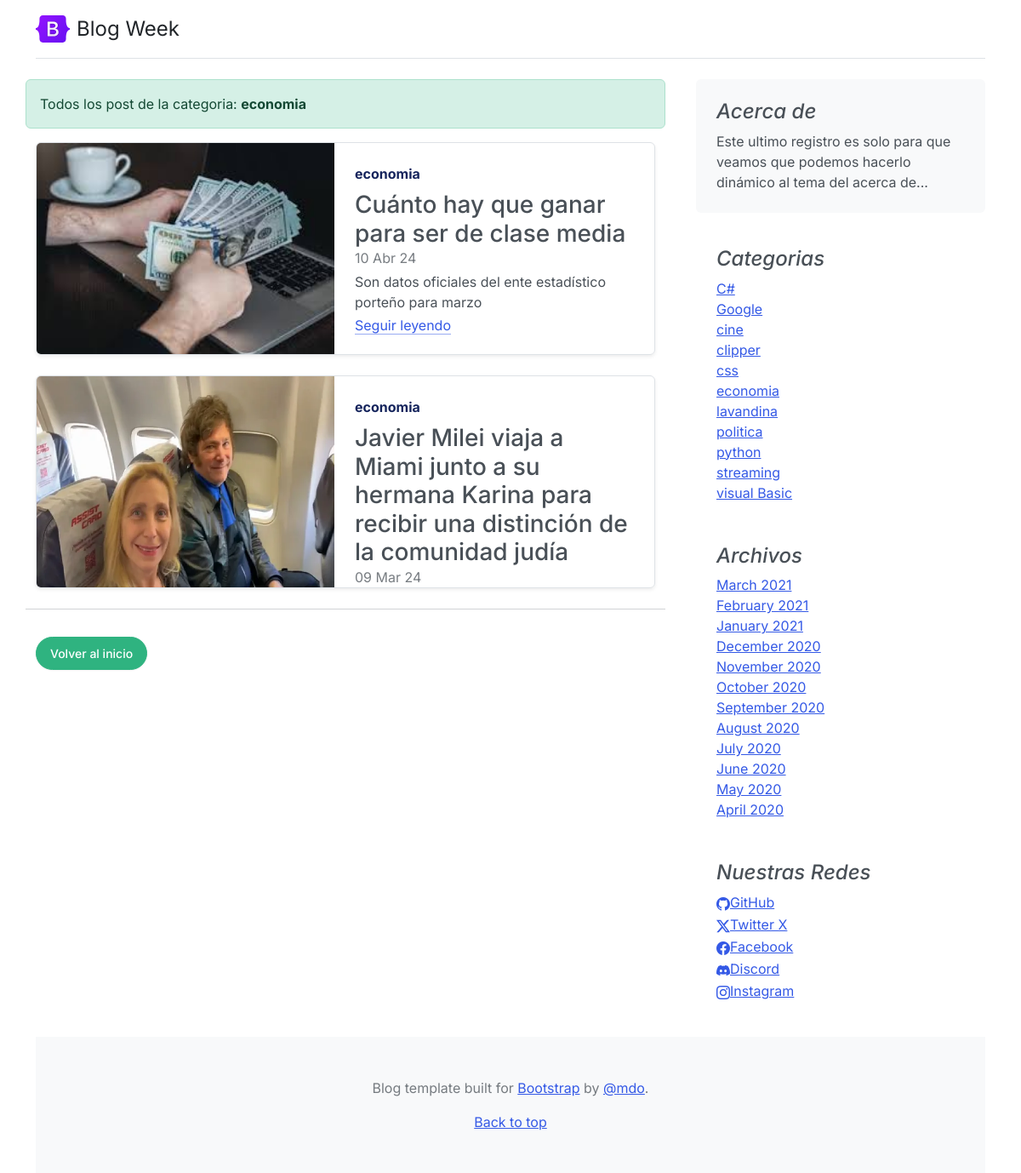
The page /category/13 on the database its author committed.
### core/models.py (models this page shows, shortened)
class Category(models.Model):
    name = models.CharField(max_length=200, unique=True, verbose_name='Nombre')
    active = models.BooleanField(default=True, verbose_name='Activo')
    created = models.DateTimeField(
        auto_now_add=True, verbose_name='Fecha de creacion')
    updated = models.DateTimeField(
        auto_now=True, verbose_name='Fecha de modificacion')
    class Meta:
        verbose_name = 'Categoria'
        verbose_name_plural = 'Categorias'
        db_table = 'categoria'
        ordering = ['name']
    def __str__(self):
        return self.name

class Post(models.Model):
    title = models.CharField(max_length=250, verbose_name='Titulo')
    excerpt = models.TextField(verbose_name='Bajada')
    content = RichTextField(verbose_name='Contenido')
    image = models.ImageField(
        upload_to='posts', null=True, blank=True, verbose_name='Imagen')
    published = models.BooleanField(default=False, verbose_name='Publicado')
    category = models.ForeignKey(
        Category, on_delete=models.CASCADE, related_name='get_posts', verbose_name='Categoria')
    author = models.ForeignKey(
        User, on_delete=models.CASCADE, related_name='get_posts', verbose_name='Autor')
    tags = models.ManyToManyField(Tag, verbose_name='Etiquetas')
    created = models.DateTimeField(
        auto_now_add=True, verbose_name='Fecha de creacion')
    updated = models.DateTimeField(
        auto_now=True, verbose_name='Fecha de modificacion')
    class Meta:
        verbose_name = 'Publicacion'
        verbose_name_plural = 'Publicaciones'
        db_table = 'Post'
        ordering = ['-created']

class About(models.Model):
    description = models.CharField(max_length=350, verbose_name='descripcion')
    created = models.DateTimeField(
        auto_now_add=True, verbose_name='Fecha de creacion')
    updated = models.DateTimeField(
        auto_now=True, verbose_name='Fecha de modificacion')
    class Meta:
        verbose_name = 'Acerca de'
        verbose_name_plural = 'Acerca de Nosotros'
        db_table = 'about'
        ordering = ['-created']
    def __str__(self):
        return self.description

class Link(models.Model):
    key = models.CharField(max_length=100, verbose_name='Key Link')
    name = models.CharField(max_length=120, verbose_name='Red Social')
    url = models.URLField(max_length=350,blank=True, null=True, verbose_name='Enlace')
    icon = models.CharField(max_length=100, blank=True, null=True, verbose_name='Icono')
    created = models.DateTimeField(
        auto_now_add=True, verbose_name='Fecha de creacion')
    updated = models.DateTimeField(
        auto_now=True, verbose_name='Fecha de modificacion')
    class Meta:
        verbose_name = 'Red Social'
        verbose_name_plural = 'Redes Sociales'
        db_table = 'link'
        ordering = ['name']

### core/views.py (the view)
# urls.py: path('category/<int:category_id>',category, name="category"),
def category(request,category_id):
    try:
        category=get_object_or_404(Category, id=category_id)
        data={
            'category' : category,
        }
        return render(request, 'core/category.html', data)
    except:
        return render(request, 'core/404.html')

### core/processors.py (called while the page is built)
def ctx_dic_about(request):
    ctx_about = {}
    ctx_about['ABOUT'] = About.objects.latest('created')
    return ctx_about

def ctx_dic_category(request):
    ctx_category= {}
    ctx_category['categories']=Category.objects.filter(active=True)
    return ctx_category

def ctx_dic_link(request):
    ctx_link = {}
    links = Link.objects.all()
    for link in links:
        ctx_link[link.key] = {'url': link.url, 'icon': link.icon}
    return ctx_link

### core/templates/core/category.html
{% extends 'core/base.html' %}
{% load static %}
{% block content %}
    <div class="alert alert-success" role="alert">
        Todos los post de la categoria: <strong>{{ category.name }}</strong>
    </div>
{% for post in category.get_posts.all %}
    <div class="col-md-12">
        <div class="row g-0 border rounded overflow-hidden flex-md-row mb-4 shadow-sm h-md-250 position-relative">
            <div class="col-auto d-none d-lg-block">
                <img class="bd-placeholder-img" width="350" height="250" src={{ post.image.url }} alt="">
            </div>
            <div class="col p-4 d-flex flex-column position-static">
                <strong class="d-inline-block mb-2 text-primary-emphasis">{{post.category}} </strong>
                <h3 class="mb-0">{{ post.title}}</h3>
                <div class="mb-1 text-body-secondary">{{post.created|date:"d M y"}}</div>
                <p class="card-text mb-auto">{{post.excerpt}}</p>
                <a href={% url "post" post.id %} class="icon-link gap-1 icon-link-hover stretched-link">
                    Seguir leyendo
                </a>
            </div>
        </div>
    </div>
{% empty %}
    <div class="alert alert-danger" role="alert">
        <strong> No existe post para la categoria: {{ category.name }}</strong>
    </div>
{% endfor %}
    <hr>
    {% if request.path != '/' %}
    <div class="my-3">
        <a class="btn btn-success rounded-pill"href={% url "home" %}>Volver al inicio</a>
    </div>
    {% endif %}
{% endblock content %}

### core/templates/core/base.html (shortened to what this page needs)
<!DOCTYPE html>
<html lang="en">
<head>
    {% load static %}
    <link rel="stylesheet" href="https://cdn.jsdelivr.net/npm/bootstrap-icons@1.11.3/font/bootstrap-icons.min.css">
    <link href="{% static 'core/css/bootstrap.min.css' %}" rel="stylesheet">
    <link href= {% static 'core/css/blog.css' %} rel="stylesheet">
</head>
<body>
    <div class="container">
        <header class="d-flex flex-wrap justify-content-center py-3 mb-4 border-bottom">
            <a href="/" class="d-flex align-items-center mb-3 mb-md-0 me-md-auto text-dark      text-decoration-none">
            <img class="bi me-2" width="40" height="32"src= {% static 'core/img/bootstrap-logo.svg' %} alt="">
            <span class="fs-4">Blog Week</span>
            </a>
        </header>
    <main>
        <div class="row g-5">
            <div class="col-md-8">
                <div class="row mb-2">
                    {% block content %}{% endblock content %}
                </div>
            </div>
            <aside class="col-md-4">
                <div class="position-sticky" style="top: 2rem;">
                    <div class="p-4 mb-3 bg-body-tertiary rounded">
                        <h4 class="fst-italic">Acerca de</h4>
                        <p class="mb-0">{{ ABOUT }}</p>
                    </div>
                    <div class="p-4">
                        <h4 class="fst-italic">Categorias</h4>
                        <ol class="list-unstyled mb-0">
                            {% for item in categories %}
                                <li><a href={% url 'category' item.id %}>{{ item.name }}</a></li>
                            {% endfor %}
                        </ol>
                    </div>
                    <div class="p-4">
                        <h4 class="fst-italic">Archivos</h4>
                        <ol class="list-unstyled mb-0">
                            <li><a href="#">March 2021</a></li>
                            <li><a href="#">February 2021</a></li>
                            <li><a href="#">January 2021</a></li>
                            <li><a href="#">December 2020</a></li>
                            <li><a href="#">November 2020</a></li>
                            <li><a href="#">October 2020</a></li>
                            <li><a href="#">September 2020</a></li>
                            <li><a href="#">August 2020</a></li>
                            <li><a href="#">July 2020</a></li>
                            <li><a href="#">June 2020</a></li>
                            <li><a href="#">May 2020</a></li>
                            <li><a href="#">April 2020</a></li>
                        </ol>
                    </div>
                    <div class="p-4">
                        <h4 class="fst-italic">Nuestras Redes</h4>
                        <ol class="list-unstyled">
                            {% if LINK_GITHUB.url %}
                                <li><a href="{{LINK_GITHUB.url}}"><i class="{{LINK_GITHUB.icon}}"></i>GitHub</a></li>
                            {% endif %}
                            {% if LINK_TWITTER.url %}
                                <li><a href="{{LINK_TWITTER.url}}"><i class="{{LINK_TWITTER.icon}}"></i>Twitter X</a></li>
                            {% endif %}
                            {% if LINK_FACEBOOK.url %}
                                <li><a href="{{LINK_FACEBOOK.url}}"><i class="{{LINK_FACEBOOK.icon}}"></i>Facebook</a></li>
                            {% endif %}
                            {% if LINK_DISCORD.url %}
                                <li><a href="{{LINK_DISCORD.url}}"><i class="{{LINK_DISCORD.icon}}"></i>Discord</a></li>
                            {% endif %}
                            {% if LINK_INSTAGRAM.url %}
                                <li><a href="{{LINK_INSTAGRAM.url}}"><i class="{{LINK_INSTAGRAM.icon}}"></i>Instagram</a></li>
                            {% endif %}
                        </ol>
                    </div>
                </div>
            </aside>
        </div>
    </main>
    <footer class="py-5 text-center text-body-secondary bg-body-tertiary">
        <p>Blog template built for <a href="https://getbootstrap.com/">Bootstrap</a> by <a href="https://twitter.com/mdo">@mdo</a>.</p>
        <p class="mb-0">
        <a href="#">Back to top</a>
        </p>
    </footer>
    </div>
</body>
</html>

### core/static/core/css/blog.css (style rules this page uses)
@media (min-width: 768px) { .h-md-250 { height: 250px; } }
.bd-placeholder-img { font-size: 1.125rem; text-anchor: middle; -webkit-user-select: none; -moz-user-select: none; user-select: none; }
.bi { vertical-align: -.125em; fill: currentColor; }

### rows shown on the page
Category: name "economia"
Post: image (picture), category "economia", title "Cuánto hay que ganar para ser de clase media", created "10 Abr 24", excerpt "Son datos oficiales del ente estadístico porteño para marzo"
Post: image (picture), category "economia", title "Javier Milei viaja a Miami junto a su hermana Karina para recibir una distinción de la comunidad judía", created "09 Mar 24"
About: description "Este ultimo registro es solo para que veamos que podemos hacerlo dinámico al tema del acerca de..."
Category: name "C#"
Category: name "Google"
Category: name "cine"
Category: name "clipper"
Category: name "css"
Category: name "lavandina"
Category: name "politica"
Category: name "python"
Category: name "streaming"
Category: name "visual Basic"
